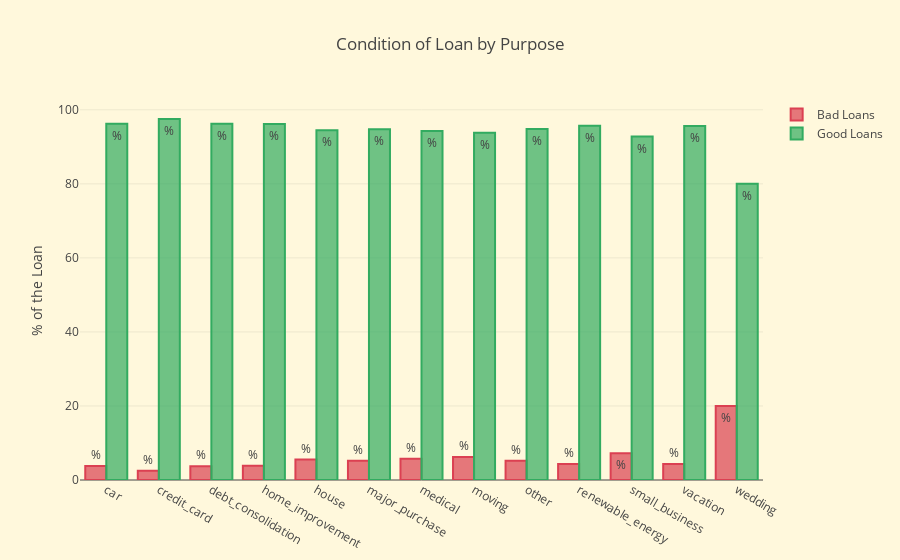

Write notebook code for a chart like this one.
### Code cell
df['purpose'].value_counts()

# Education, renewable energy, wedding are the purposed that contains highest bad loans percent wise.

purpose_condition = round(pd.crosstab(df['loan_condition'], df['purpose']).apply(lambda x: x/x.sum() * 100), 2)

purpose_bad_loans = purpose_condition.values[0].tolist()
purpose_good_loans = purpose_condition.values[1].tolist()
purpose = purpose_condition.columns


bad_plot = go.Bar(
    x=purpose,
    y=purpose_bad_loans,
    name = 'Bad Loans',
    text='%',
    marker=dict(
        color='rgba(219, 64, 82, 0.7)',
        line = dict(
            color='rgba(219, 64, 82, 1.0)',
            width=2
        )
    )
)

good_plot = go.Bar(
    x=purpose,
    y=purpose_good_loans,
    name='Good Loans',
    text='%',
    marker=dict(
        color='rgba(50, 171, 96, 0.7)',
        line = dict(
            color='rgba(50, 171, 96, 1.0)',
            width=2
        )
    )
)


data = [bad_plot, good_plot]

layout = go.Layout(
    title='Condition of Loan by Purpose',
    xaxis=dict(
        title=''
    ),
    yaxis=dict(
        title='% of the Loan',
    ),
    paper_bgcolor='#FFF8DC',
    plot_bgcolor='#FFF8DC',
    showlegend=True
)

fig = dict(data=data, layout=layout)
iplot(fig, filename='condition_purposes')

### Figure 1 — Plotly figure (JSON) as saved in the notebook; plotly's stock layout.template omitted (floating-point values rounded to 4 significant figures)
{"data": [{"marker": {"color": "rgba(219, 64, 82, 0.7)", "line": {"color": "rgba(219, 64, 82, 1.0)", "width": 2}}, "name": "Bad Loans", "text": "%", "type": "bar", "uid": "ad5cb0af-a7e5-41fe-a184-560e5bc2ffc1", "x": ["car", "credit_card", "debt_consolidation", "home_improvement", "house", "major_purchase", "medical", "moving", "other", "renewable_energy", "small_business", "vacation", "wedding"], "y": [3.78, 2.48, 3.73, 3.84, 5.52, 5.23, 5.72, 6.18, 5.17, 4.32, 7.23, 4.34, 20]}, {"marker": {"color": "rgba(50, 171, 96, 0.7)", "line": {"color": "rgba(50, 171, 96, 1.0)", "width": 2}}, "name": "Good Loans", "text": "%", "type": "bar", "uid": "d4ebe4d5-8f25-440f-bb89-f9a7ed7c45d2", "x": ["car", "credit_card", "debt_consolidation", "home_improvement", "house", "major_purchase", "medical", "moving", "other", "renewable_energy", "small_business", "vacation", "wedding"], "y": [96.22, 97.52, 96.27, 96.16, 94.48, 94.77, 94.28, 93.82, 94.83, 95.68, 92.77, 95.66, 80]}], "layout": {"paper_bgcolor": "#FFF8DC", "plot_bgcolor": "#FFF8DC", "showlegend": true, "title": {"text": "Condition of Loan by Purpose"}, "xaxis": {"title": {"text": ""}}, "yaxis": {"title": {"text": "% of the Loan"}}}}
